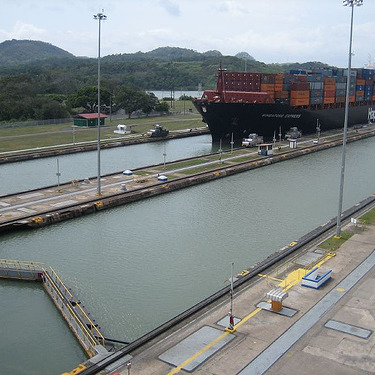
#> input picture hero_gif/panels/debias/boat_image.jpg, 375 x 375 px
$ python -i cv_utils.py   (imports and definitions only)
#> lines starting #> are read from the running program, lines starting #| are printed output that depends on the picture
import cv2
import cmapy
import numpy as np

from typing import Tuple
from PIL import ImageFont, ImageDraw, Image

ESC = 27
SPACEBAR = 32

# [164 lines left out: functions create_color_maps, thresholding, get_kmeans, get_contours, get_CCL, not called in this run]

def get_edge(image, mode='canny', use_pillow=True):
#> called with mode = 'canny', use_pillow = True
    if use_pillow:
        image = np.asarray(image)

    if len(image.shape) == 3:
        image = cv2.cvtColor(image, cv2.COLOR_RGB2GRAY)
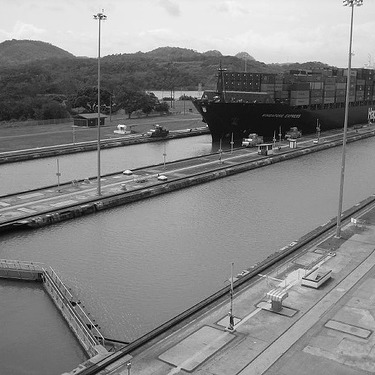
#> image: shape (375, 375); min 0, max 255, mean 133.2

    image = cv2.GaussianBlur(image, (5, 5), 0)
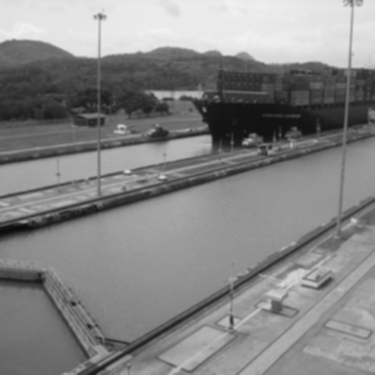
#> image: shape (375, 375); min 11, max 243, mean 133.3

    # [5 lines of commented-out code are left out]

    lower = 10
    upper = 100

    edge = cv2.Canny(image, lower, upper)
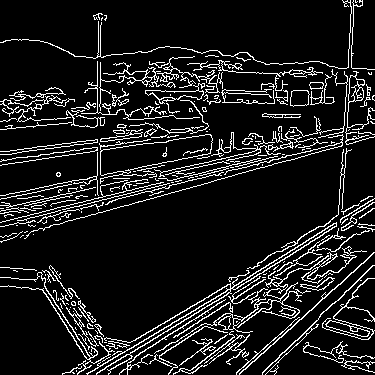
#> edge: shape (375, 375); 11.2% white in thin lines or dots

    if use_pillow:
        edge = Image.fromarray(edge)

    return edge

# [63 lines left out: functions get_colors_from_dict, get_colors_from_length, apply_colormap, add_blank, not called in this run]

def draw_text_using_opencv(image: np.ndarray, text: str, coordinate: Tuple[int, int], color: Tuple[int, int, int]):
    cv2.putText(image, text, coordinate, cv2.FONT_HERSHEY_SIMPLEX, 0.7, color, 1, cv2.LINE_AA)

# [33 lines left out: functions draw_text_using_pillow, rotation_using_pillow, merge_image_and_mask, not called in this run]

>>> import cv2
>>> picture = cv2.cvtColor(cv2.imread('../../hero_gif/panels/debias/boat_image.jpg'), cv2.COLOR_BGR2RGB)
>>> result = get_edge(picture)
